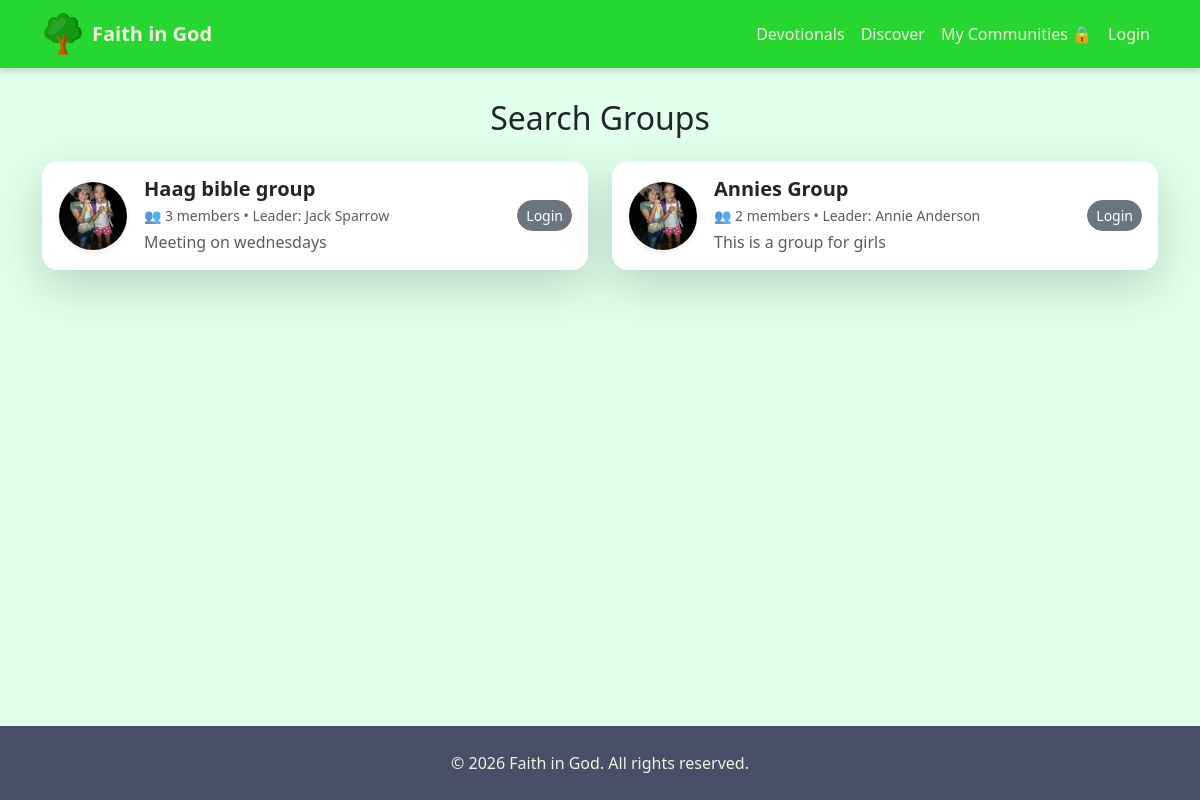
The app's page /groups/, older data.
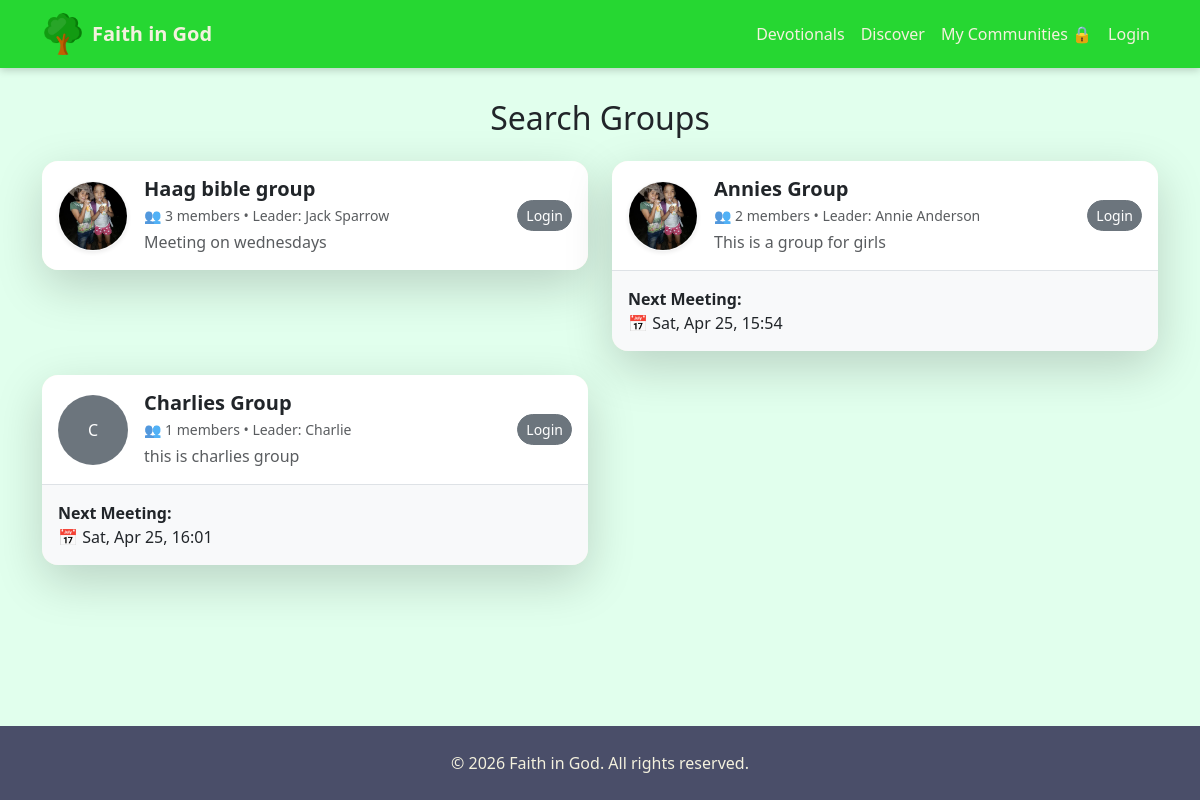
The same page, newer data.
### engagement/models.py (models this page shows, shortened)
class Group(models.Model):
    GROUP_TYPES = [
        ("small", "Small Group"),
    ]
    name = models.CharField(max_length=200)
    description = models.TextField(blank=True)
    leader = models.ForeignKey(
        User, on_delete=models.SET_NULL, null=True, related_name="led_groups"
    )
    group_type = models.CharField(
        max_length=20, choices=GROUP_TYPES, default="small"
    )
    created_at = models.DateTimeField(auto_now_add=True)
    is_active = models.BooleanField(default=True)
    image = models.ImageField(
        upload_to="groups/",
        blank=True,
        null=True,
        validators=[validate_file_size]
    )
    def next_meeting(self):
        return self.meetings.filter(
            start_time__gte=timezone.now()
        ).order_by('start_time').first()
    class Meta:
        verbose_name = "Church Group"
        verbose_name_plural = "Church Groups"

class Meeting(models.Model):
    group = models.ForeignKey(Group, on_delete=models.CASCADE, related_name="meetings")
    title = models.CharField(max_length=255)
    start_time = models.DateTimeField()
    end_time = models.DateTimeField(blank=True, null=True)
    location = models.CharField(max_length=255, blank=True)
    description = models.TextField(blank=True)
    created_at = models.DateTimeField(auto_now_add=True)
    class Meta:
        ordering = ["start_time"]

### accounts/models.py (models this page shows, shortened)
class User(AbstractUser):
    username = None
    first_name = None
    last_name = None
    full_name = models.CharField(max_length=255)
    phone = PhoneNumberField(
        unique=True,
        help_text="Use country code, e.g. +919876543210"
    )
    email = models.EmailField(
        unique=True,
        blank=True,
        null=True
    )
    ROLE_CHOICES = (
        ("member", "Member"),
        ("leader", "Leader"),
        ("pastor", "Pastor"),
        ("admin", "Admin"),
    )
    role = models.CharField(
        max_length=20,
        choices=ROLE_CHOICES,
        default="member"
    )
    is_verified = models.BooleanField(default=False)
    created_at = models.DateTimeField(auto_now_add=True)
    USERNAME_FIELD = "phone"
    REQUIRED_FIELDS = ["full_name"]
    objects = UserManager()

### engagement/views.py (the view, shortened to what this page needs)
# urls.py: path("", views.group_list, name="group_list"),
def group_list(request):
    groups = Group.objects.filter(is_active=True).select_related("leader")
    user_memberships = set()
    for group in groups:
        group.is_member = group.id in user_memberships
        group.member_count = group.members.filter(is_active=True).count()
    return render(request, "engagement/group_list.html", {"groups": groups})

### content/context_processors.py (called while the page is built)
def global_updates(request):
    updates = Update.objects.filter(is_published=True).order_by("-created_at")
    return {"global_updates": updates}

### engagement/context_processors.py (called while the page is built, shortened)
def next_meeting(request):
    if not request.user.is_authenticated:
        return {}

def user_groups(request):
    if request.user.is_authenticated:
        groups = GroupMember.objects.filter(
            user=request.user,
            is_active=True
        ).select_related("group")
        return {"user_groups": [gm.group for gm in groups]}
    return {}

def pending_invitations(request):
    return {}

### engagement/templates/engagement/group_list.html (shortened to what this page needs)
{% extends "base.html" %}
{% load static %}
{% block content %}
<h2 class="mb-4 text-center">Search Groups</h2>
<div class="row">
    {% for group in groups %}
    <div class="col-md-6 mb-4">
        <div class="card shadow-lg border-0 rounded-4 overflow-hidden"
             style="border-left: 5px solid #E10600;">
            <div class="d-flex align-items-center p-3 bg-white">
                {% if group.image %}
                <img src="{{ group.image.url }}"
                     class="rounded-circle me-3 border border-light shadow-sm"
                     width="70"
                     height="70"
                     style="object-fit: cover;">
                {% else %}
                <div class="rounded-circle me-3 bg-secondary d-flex align-items-center justify-content-center"
                     style="width:70px;height:70px;color:white;">
                    {{ group.name|first }}
                </div>
                {% endif %}
                <div class="flex-grow-1">
                    <h5 class="mb-1 fw-bold">{{ group.name }}</h5>
                    <small class="text-muted d-block mb-1">
                        👥 {{ group.member_count }} members
                        {% if group.leader %}
                        • Leader: {{ group.leader.full_name|default:group.leader.username }}
                        {% endif %}
                    </small>
                    <p class="text-muted mb-0">
                        {{ group.description|truncatewords:15 }}
                    </p>
                </div>
                <div class="ms-2">
                    {% if user.is_authenticated %}
                        {% if group.is_member %}
                            <a href="{% url 'engagement:group_detail' group.id %}"
                               class="btn btn-outline-primary btn-sm rounded-pill">
                                Open
                            </a>
                        {% else %}
                            <a href="{% url 'engagement:join_group' group.id %}"
                               class="btn btn-success btn-sm rounded-pill">
                                Join
                            </a>
                        {% endif %}
                    {% else %}
                        <a href="{% url 'login' %}"
                           class="btn btn-secondary btn-sm rounded-pill">
                            Login
                        </a>
                    {% endif %}
                </div>
            </div>
            {% if group.next_meeting %}
            <div class="card-body bg-light border-top">
                <strong>Next Meeting:</strong><br>
                📅 {{ group.next_meeting.start_time|date:"D, M j, H:i" }}
            </div>
            {% endif %}
        </div>
    </div>
    {% empty %}
    <div class="col-12 text-center text-muted">
        No groups available yet.
    </div>
    {% endfor %}
</div>
{% endblock %}

### templates/base.html (shortened to what this page needs)
{% load static %}
<!DOCTYPE html>
<html lang="en">
<head>
    <link rel="stylesheet" href="https://cdn.jsdelivr.net/npm/bootstrap-icons@1.11.3/font/bootstrap-icons.min.css">
    <link href="https://cdn.jsdelivr.net/npm/bootstrap@5.3.0/dist/css/bootstrap.min.css" rel="stylesheet">
</head>
<body>
<nav class="navbar navbar-expand-lg fixed-top">
    <div class="container">
        <a class="navbar-brand d-flex align-items-center" href="{% url 'home' %}">
            <img src="{% static 'images/figlogo.png' %}"
                 height="42"
                 width="42"
                 class="me-2 rounded-circle"
                 alt="Logo">
            <span class="fw-bold">Faith in God</span>
        </a>
        <div class="collapse navbar-collapse" id="navbarNav">
            <ul class="navbar-nav ms-auto">
                <li class="nav-item">
                    <a class="nav-link" href="{% url 'devotional_archive' %}">
                        Devotionals
                    </a>
                </li>
                <li class="nav-item">
                    <a class="nav-link" href="{% url 'engagement:group_list' %}">
                        Discover
                    </a>
                </li>
                <li class="nav-item">
                    {% if user.is_authenticated %}
                        <a class="nav-link" href="{% url 'engagement:my_groups' %}">
                            My Communities
                        </a>
                    {% else %}
                        <a class="nav-link" href="{% url 'login' %}?next={% url 'engagement:my_groups' %}">
                            My Communities 🔒
                        </a>
                    {% endif %}
                </li>
                {% if user.is_authenticated %}
                    {% if user.is_superuser %}
                    <li class="nav-item">
                        <a class="nav-link" href="{% url 'admin:index' %}">
                            Admin
                        </a>
                    </li>
                    {% endif %}
                    <li class="nav-item d-flex align-items-center">
                        <form method="post"
                              action="{% url 'logout' %}"
                              class="d-inline m-0 p-0">
                            {% csrf_token %}
                            <button type="submit"
                                    class="btn btn-link nav-link m-0 p-0"
                                    style="border:none;background:none;">
                                Logout
                            </button>
                        </form>
                    </li>
                {% else %}
                    <li class="nav-item">
                        <a class="nav-link" href="{% url 'login' %}">
                            Login
                        </a>
                    </li>
                {% endif %}
            </ul>
        </div>
    </div>
</nav>
<main class="container mt-4">
    {% block content %}{% endblock %}
</main>
<footer class="footer">
    &copy; {% now "Y" %} Faith in God. All rights reserved.
</footer>
</body>
</html>

### templates/base.html (style rules this page uses)
html, body { height: 100%; }
body { padding-top: 75px; background-color: #e1ffed; font-family: 'Segoe UI', sans-serif; display: flex; flex-direction: column; min-height: 100vh; }
.navbar { background-color: #26d732; box-shadow: 0 2px 8px rgba(0,0,0,0.2); }
.navbar-brand span, .nav-link { color: #F4F1DE !important; font-weight: 500; }
main { flex: 1; }
.footer { padding: 25px 0; text-align: center; background-color: #4A4E69; color: #F4F1DE; font-weight: 500; }
.card { background-color: #F4F1DE; border-radius: 12px; box-shadow: 0 4px 12px rgba(0,0,0,0.1); }

Row changes from the older to the newer data that the page shows:
shown differently, row unchanged: Group "Annies Group": next_meeting.start_time (not shown) → "Sat, Apr 25, 15:54"
added Group: name|first "C", name "Charlies Group", member_count "1", leader.full_name "Charlie", description "this is charlies group", next_meeting.start_time "Sat, Apr 25, 16:01"
